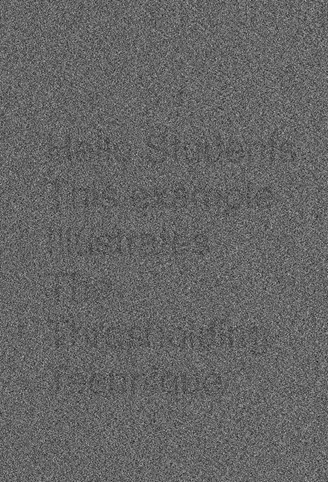
#> input picture term2_2/image_test/imageThresholding.jpg, 328 x 482 px
$ python cH_6.py
#> lines starting #> are read from the running program, lines starting #| are printed output that depends on the picture; after the words box and inside, x2 and y2 are one past the last pixel; in counts of white or black regions, pixels touching at a corner belong together; long printed decimals are rounded
import numpy as np
import cv2
from matplotlib import pyplot as plt

print("My ID is: 6610110214 ")

# Read the image
img = cv2.imread("image_test/imageThresholding.jpg")
#> img is the input picture: shape (482, 328, 3); min 13, max 193, mean 101.6
color = ('b', 'g', 'r')

# Image dimensions
imSize = img.shape
#> imSize = (482, 328, 3)
width = imSize[0]
#> width = 482
high = imSize[1]
#> high = 328

# Convert to grayscale
imGray = (np.uint8(np.zeros((width, high))))

for i in range(width):
    for j in range(high):
        imGray[i, j] = np.uint8((float(img[i, j, 0]) + float(img[i, j, 1]) + float(img[i, j, 2])) / 3.0)

print(imGray)
#> (printed output is left out)

# Apply blur to the grayscale image
blurredGray = cv2.GaussianBlur(imGray, (5, 5), 4)  # Using a 5x5 kernel
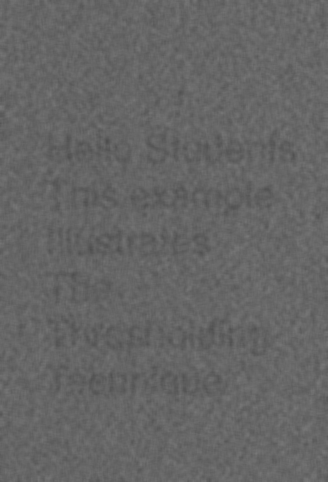
#> blurredGray: shape (482, 328); min 78, max 119, mean 101.6
mean_value = np.mean(blurredGray)
#> mean_value = 101.6
print('Mean value of gray scale after blurring:', mean_value)
#| Mean value of gray scale after blurring: 101.642

# Perform thresholding
imBin = (np.uint8(np.zeros((width, high))))
for i in range(width):
    for j in range(high):
        if blurredGray[i, j] > 95:
            imBin[i, j] = 255
        else:
            imBin[i, j] = 0
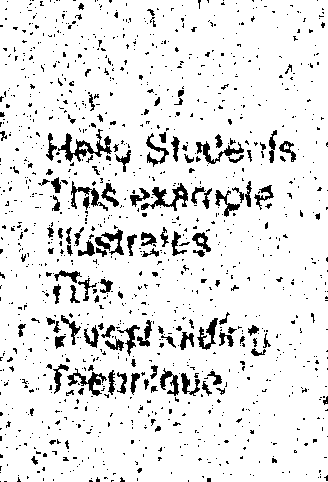
#> imBin: shape (482, 328); 90.5% white; 1211 black regions (1080 under 20 px), largest, box (x1, y1, x2, y2) and area: (58, 129, 112, 162) 552, (141, 183, 188, 211) 447, (67, 368, 107, 396) 341

# Display the results
cv2.imshow('Original Grayscale', imGray)
cv2.imshow('Blurred Grayscale', blurredGray)
cv2.imshow('Binary (Thresholded)', imBin)
cv2.waitKey(0)
cv2.destroyAllWindows()
